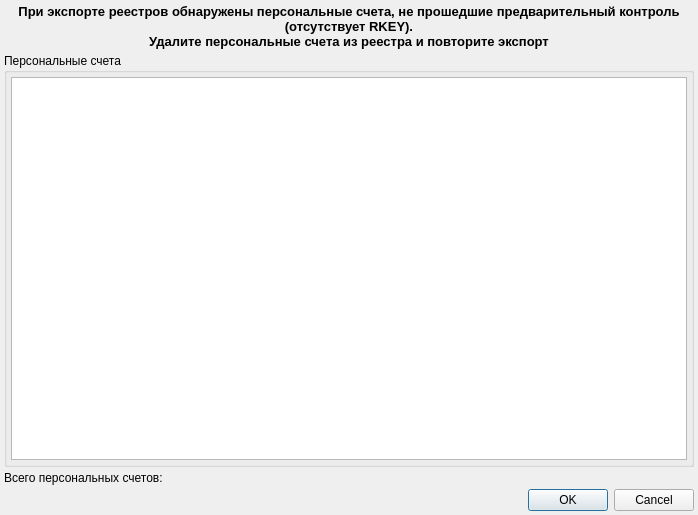
<?xml version="1.0" encoding="UTF-8"?>
<ui version="4.0">
 <class>ExportR23NoKeysDialog</class>
 <widget class="QDialog" name="ExportR23NoKeysDialog">
  <property name="windowModality">
   <enum>Qt::ApplicationModal</enum>
  </property>
  <property name="geometry">
   <rect>
    <x>0</x>
    <y>0</y>
    <width>698</width>
    <height>515</height>
   </rect>
  </property>
  <property name="windowTitle">
   <string>Dialog</string>
  </property>
  <layout class="QVBoxLayout" name="verticalLayout">
   <property name="spacing">
    <number>4</number>
   </property>
   <property name="margin">
    <number>4</number>
   </property>
   <item>
    <widget class="QLabel" name="label">
     <property name="font">
      <font>
       <pointsize>10</pointsize>
       <weight>75</weight>
       <bold>true</bold>
      </font>
     </property>
     <property name="text">
      <string>При экспорте реестров обнаружены персональные счета, не прошедшие предварительный контроль (отсутствует RKEY).
Удалите персональные счета из реестра и повторите экспорт</string>
     </property>
     <property name="textFormat">
      <enum>Qt::PlainText</enum>
     </property>
     <property name="alignment">
      <set>Qt::AlignCenter</set>
     </property>
     <property name="wordWrap">
      <bool>true</bool>
     </property>
    </widget>
   </item>
   <item>
    <widget class="QSplitter" name="splitter">
     <property name="orientation">
      <enum>Qt::Vertical</enum>
     </property>
     <property name="childrenCollapsible">
      <bool>false</bool>
     </property>
     <widget class="QGroupBox" name="grpAccountItems">
      <property name="title">
       <string>Персональные счета</string>
      </property>
      <layout class="QGridLayout" name="gridLayout_2">
       <property name="margin">
        <number>4</number>
       </property>
       <property name="spacing">
        <number>4</number>
       </property>
       <item row="0" column="0" colspan="2">
        <widget class="CInDocTableView" name="tblAccountItems"/>
       </item>
      </layout>
     </widget>
    </widget>
   </item>
   <item>
    <widget class="QLabel" name="labelCount">
     <property name="text">
      <string>Всего персональных счетов: </string>
     </property>
    </widget>
   </item>
   <item>
    <widget class="QDialogButtonBox" name="buttonBox">
     <property name="orientation">
      <enum>Qt::Horizontal</enum>
     </property>
     <property name="standardButtons">
      <set>QDialogButtonBox::Cancel|QDialogButtonBox::Ok</set>
     </property>
    </widget>
   </item>
  </layout>
 </widget>
 <customwidgets>
  <customwidget>
   <class>CInDocTableView</class>
   <extends>QTableView</extends>
   <header>library/InDocTable.h</header>
  </customwidget>
 </customwidgets>
 <tabstops>
  <tabstop>tblAccountItems</tabstop>
  <tabstop>buttonBox</tabstop>
 </tabstops>
 <resources/>
 <connections>
  <connection>
   <sender>buttonBox</sender>
   <signal>accepted()</signal>
   <receiver>ExportR23NoKeysDialog</receiver>
   <slot>accept()</slot>
   <hints>
    <hint type="sourcelabel">
     <x>451</x>
     <y>510</y>
    </hint>
    <hint type="destinationlabel">
     <x>455</x>
     <y>514</y>
    </hint>
   </hints>
  </connection>
  <connection>
   <sender>buttonBox</sender>
   <signal>rejected()</signal>
   <receiver>ExportR23NoKeysDialog</receiver>
   <slot>reject()</slot>
   <hints>
    <hint type="sourcelabel">
     <x>451</x>
     <y>510</y>
    </hint>
    <hint type="destinationlabel">
     <x>455</x>
     <y>514</y>
    </hint>
   </hints>
  </connection>
 </connections>
</ui>
